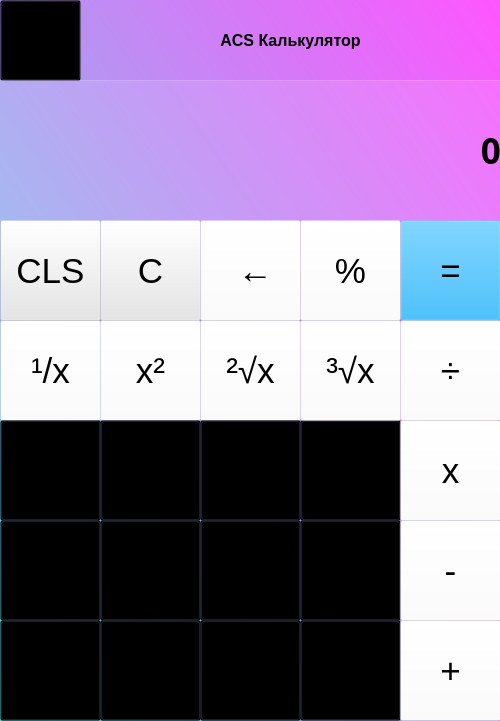
<?xml version="1.0" encoding="UTF-8"?>
<ui version="4.0">
 <class>MainWindow</class>
 <widget class="QMainWindow" name="MainWindow">
  <property name="geometry">
   <rect>
    <x>0</x>
    <y>0</y>
    <width>500</width>
    <height>721</height>
   </rect>
  </property>
  <property name="windowTitle">
   <string>Калькулятор</string>
  </property>
  <property name="styleSheet">
   <string notr="true">background-color: qlineargradient(spread:pad, x1:0, y1:1, x2:1, y2:0, stop:0 rgba(71, 216, 223, 255), stop:1 rgba(255, 55, 255, 255));
</string>
  </property>
  <property name="iconSize">
   <size>
    <width>48</width>
    <height>48</height>
   </size>
  </property>
  <widget class="QWidget" name="centralwidget">
   <widget class="QPushButton" name="MenuButthon">
    <property name="geometry">
     <rect>
      <x>0</x>
      <y>0</y>
      <width>81</width>
      <height>81</height>
     </rect>
    </property>
    <property name="cursor">
     <cursorShape>PointingHandCursor</cursorShape>
    </property>
    <property name="styleSheet">
     <string notr="true">background-color: rgb(0, 0, 0, 5%);</string>
    </property>
    <property name="text">
     <string/>
    </property>
    <property name="icon">
     <iconset>
      <normaloff>Hamburger_icon.svg.png</normaloff>Hamburger_icon.svg.png</iconset>
    </property>
    <property name="iconSize">
     <size>
      <width>60</width>
      <height>60</height>
     </size>
    </property>
   </widget>
   <widget class="QLabel" name="NameLabel">
    <property name="geometry">
     <rect>
      <x>80</x>
      <y>0</y>
      <width>421</width>
      <height>81</height>
     </rect>
    </property>
    <property name="styleSheet">
     <string notr="true">background-color: rgb(255, 255, 255, 15%);</string>
    </property>
    <property name="text">
     <string>&lt;html&gt;&lt;head/&gt;&lt;body&gt;&lt;p&gt;&lt;span style=&quot; font-size:12pt; font-weight:600;&quot;&gt;ACS Калькулятор&lt;/span&gt;&lt;/p&gt;&lt;/body&gt;&lt;/html&gt;</string>
    </property>
    <property name="alignment">
     <set>Qt::AlignCenter</set>
    </property>
    <property name="margin">
     <number>10</number>
    </property>
   </widget>
   <widget class="QPushButton" name="Button1tox">
    <property name="geometry">
     <rect>
      <x>0</x>
      <y>320</y>
      <width>101</width>
      <height>101</height>
     </rect>
    </property>
    <property name="palette">
     <palette>
      <active>
       <colorrole role="WindowText">
        <brush brushstyle="SolidPattern">
         <color alpha="255">
          <red>0</red>
          <green>0</green>
          <blue>0</blue>
         </color>
        </brush>
       </colorrole>
       <colorrole role="Button">
        <brush brushstyle="SolidPattern">
         <color alpha="51">
          <red>255</red>
          <green>255</green>
          <blue>255</blue>
         </color>
        </brush>
       </colorrole>
       <colorrole role="Light">
        <brush brushstyle="SolidPattern">
         <color alpha="255">
          <red>255</red>
          <green>255</green>
          <blue>255</blue>
         </color>
        </brush>
       </colorrole>
       <colorrole role="Midlight">
        <brush brushstyle="SolidPattern">
         <color alpha="255">
          <red>245</red>
          <green>245</green>
          <blue>245</blue>
         </color>
        </brush>
       </colorrole>
       <colorrole role="Dark">
        <brush brushstyle="SolidPattern">
         <color alpha="255">
          <red>117</red>
          <green>117</green>
          <blue>117</blue>
         </color>
        </brush>
       </colorrole>
       <colorrole role="Mid">
        <brush brushstyle="SolidPattern">
         <color alpha="255">
          <red>157</red>
          <green>157</green>
          <blue>157</blue>
         </color>
        </brush>
       </colorrole>
       <colorrole role="Text">
        <brush brushstyle="SolidPattern">
         <color alpha="255">
          <red>0</red>
          <green>0</green>
          <blue>0</blue>
         </color>
        </brush>
       </colorrole>
       <colorrole role="BrightText">
        <brush brushstyle="SolidPattern">
         <color alpha="255">
          <red>255</red>
          <green>255</green>
          <blue>255</blue>
         </color>
        </brush>
       </colorrole>
       <colorrole role="ButtonText">
        <brush brushstyle="SolidPattern">
         <color alpha="255">
          <red>0</red>
          <green>0</green>
          <blue>0</blue>
         </color>
        </brush>
       </colorrole>
       <colorrole role="Base">
        <brush brushstyle="SolidPattern">
         <color alpha="51">
          <red>255</red>
          <green>255</green>
          <blue>255</blue>
         </color>
        </brush>
       </colorrole>
       <colorrole role="Window">
        <brush brushstyle="SolidPattern">
         <color alpha="51">
          <red>255</red>
          <green>255</green>
          <blue>255</blue>
         </color>
        </brush>
       </colorrole>
       <colorrole role="Shadow">
        <brush brushstyle="SolidPattern">
         <color alpha="255">
          <red>0</red>
          <green>0</green>
          <blue>0</blue>
         </color>
        </brush>
       </colorrole>
       <colorrole role="AlternateBase">
        <brush brushstyle="SolidPattern">
         <color alpha="255">
          <red>245</red>
          <green>245</green>
          <blue>245</blue>
         </color>
        </brush>
       </colorrole>
       <colorrole role="ToolTipBase">
        <brush brushstyle="SolidPattern">
         <color alpha="255">
          <red>255</red>
          <green>255</green>
          <blue>220</blue>
         </color>
        </brush>
       </colorrole>
       <colorrole role="ToolTipText">
        <brush brushstyle="SolidPattern">
         <color alpha="255">
          <red>0</red>
          <green>0</green>
          <blue>0</blue>
         </color>
        </brush>
       </colorrole>
      </active>
      <inactive>
       <colorrole role="WindowText">
        <brush brushstyle="SolidPattern">
         <color alpha="255">
          <red>0</red>
          <green>0</green>
          <blue>0</blue>
         </color>
        </brush>
       </colorrole>
       <colorrole role="Button">
        <brush brushstyle="SolidPattern">
         <color alpha="51">
          <red>255</red>
          <green>255</green>
          <blue>255</blue>
         </color>
        </brush>
       </colorrole>
       <colorrole role="Light">
        <brush brushstyle="SolidPattern">
         <color alpha="255">
          <red>255</red>
          <green>255</green>
          <blue>255</blue>
         </color>
        </brush>
       </colorrole>
       <colorrole role="Midlight">
        <brush brushstyle="SolidPattern">
         <color alpha="255">
          <red>245</red>
          <green>245</green>
          <blue>245</blue>
         </color>
        </brush>
       </colorrole>
       <colorrole role="Dark">
        <brush brushstyle="SolidPattern">
         <color alpha="255">
          <red>117</red>
          <green>117</green>
          <blue>117</blue>
         </color>
        </brush>
       </colorrole>
       <colorrole role="Mid">
        <brush brushstyle="SolidPattern">
         <color alpha="255">
          <red>157</red>
          <green>157</green>
          <blue>157</blue>
         </color>
        </brush>
       </colorrole>
       <colorrole role="Text">
        <brush brushstyle="SolidPattern">
         <color alpha="255">
          <red>0</red>
          <green>0</green>
          <blue>0</blue>
         </color>
        </brush>
       </colorrole>
       <colorrole role="BrightText">
        <brush brushstyle="SolidPattern">
         <color alpha="255">
          <red>255</red>
          <green>255</green>
          <blue>255</blue>
         </color>
        </brush>
       </colorrole>
       <colorrole role="ButtonText">
        <brush brushstyle="SolidPattern">
         <color alpha="255">
          <red>0</red>
          <green>0</green>
          <blue>0</blue>
         </color>
        </brush>
       </colorrole>
       <colorrole role="Base">
        <brush brushstyle="SolidPattern">
         <color alpha="51">
          <red>255</red>
          <green>255</green>
          <blue>255</blue>
         </color>
        </brush>
       </colorrole>
       <colorrole role="Window">
        <brush brushstyle="SolidPattern">
         <color alpha="51">
          <red>255</red>
          <green>255</green>
          <blue>255</blue>
         </color>
        </brush>
       </colorrole>
       <colorrole role="Shadow">
        <brush brushstyle="SolidPattern">
         <color alpha="255">
          <red>0</red>
          <green>0</green>
          <blue>0</blue>
         </color>
        </brush>
       </colorrole>
       <colorrole role="AlternateBase">
        <brush brushstyle="SolidPattern">
         <color alpha="255">
          <red>245</red>
          <green>245</green>
          <blue>245</blue>
         </color>
        </brush>
       </colorrole>
       <colorrole role="ToolTipBase">
        <brush brushstyle="SolidPattern">
         <color alpha="255">
          <red>255</red>
          <green>255</green>
          <blue>220</blue>
         </color>
        </brush>
       </colorrole>
       <colorrole role="ToolTipText">
        <brush brushstyle="SolidPattern">
         <color alpha="255">
          <red>0</red>
          <green>0</green>
          <blue>0</blue>
         </color>
        </brush>
       </colorrole>
      </inactive>
      <disabled>
       <colorrole role="WindowText">
        <brush brushstyle="SolidPattern">
         <color alpha="255">
          <red>117</red>
          <green>117</green>
          <blue>117</blue>
         </color>
        </brush>
       </colorrole>
       <colorrole role="Button">
        <brush brushstyle="SolidPattern">
         <color alpha="51">
          <red>255</red>
          <green>255</green>
          <blue>255</blue>
         </color>
        </brush>
       </colorrole>
       <colorrole role="Light">
        <brush brushstyle="SolidPattern">
         <color alpha="255">
          <red>255</red>
          <green>255</green>
          <blue>255</blue>
         </color>
        </brush>
       </colorrole>
       <colorrole role="Midlight">
        <brush brushstyle="SolidPattern">
         <color alpha="255">
          <red>245</red>
          <green>245</green>
          <blue>245</blue>
         </color>
        </brush>
       </colorrole>
       <colorrole role="Dark">
        <brush brushstyle="SolidPattern">
         <color alpha="255">
          <red>117</red>
          <green>117</green>
          <blue>117</blue>
         </color>
        </brush>
       </colorrole>
       <colorrole role="Mid">
        <brush brushstyle="SolidPattern">
         <color alpha="255">
          <red>157</red>
          <green>157</green>
          <blue>157</blue>
         </color>
        </brush>
       </colorrole>
       <colorrole role="Text">
        <brush brushstyle="SolidPattern">
         <color alpha="255">
          <red>117</red>
          <green>117</green>
          <blue>117</blue>
         </color>
        </brush>
       </colorrole>
       <colorrole role="BrightText">
        <brush brushstyle="SolidPattern">
         <color alpha="255">
          <red>255</red>
          <green>255</green>
          <blue>255</blue>
         </color>
        </brush>
       </colorrole>
       <colorrole role="ButtonText">
        <brush brushstyle="SolidPattern">
         <color alpha="255">
          <red>117</red>
          <green>117</green>
          <blue>117</blue>
         </color>
        </brush>
       </colorrole>
       <colorrole role="Base">
        <brush brushstyle="SolidPattern">
         <color alpha="51">
          <red>255</red>
          <green>255</green>
          <blue>255</blue>
         </color>
        </brush>
       </colorrole>
       <colorrole role="Window">
        <brush brushstyle="SolidPattern">
         <color alpha="51">
          <red>255</red>
          <green>255</green>
          <blue>255</blue>
         </color>
        </brush>
       </colorrole>
       <colorrole role="Shadow">
        <brush brushstyle="SolidPattern">
         <color alpha="255">
          <red>0</red>
          <green>0</green>
          <blue>0</blue>
         </color>
        </brush>
       </colorrole>
       <colorrole role="AlternateBase">
        <brush brushstyle="SolidPattern">
         <color alpha="255">
          <red>235</red>
          <green>235</green>
          <blue>235</blue>
         </color>
        </brush>
       </colorrole>
       <colorrole role="ToolTipBase">
        <brush brushstyle="SolidPattern">
         <color alpha="255">
          <red>255</red>
          <green>255</green>
          <blue>220</blue>
         </color>
        </brush>
       </colorrole>
       <colorrole role="ToolTipText">
        <brush brushstyle="SolidPattern">
         <color alpha="255">
          <red>0</red>
          <green>0</green>
          <blue>0</blue>
         </color>
        </brush>
       </colorrole>
      </disabled>
     </palette>
    </property>
    <property name="font">
     <font>
      <pointsize>26</pointsize>
     </font>
    </property>
    <property name="styleSheet">
     <string notr="true">background-color: rgb(255, 255, 255, 20%);</string>
    </property>
    <property name="text">
     <string>¹/x</string>
    </property>
   </widget>
   <widget class="QPushButton" name="Clear">
    <property name="geometry">
     <rect>
      <x>100</x>
      <y>220</y>
      <width>101</width>
      <height>101</height>
     </rect>
    </property>
    <property name="font">
     <font>
      <pointsize>26</pointsize>
     </font>
    </property>
    <property name="styleSheet">
     <string notr="true">background-color: rgb(230, 230, 230, 25%);</string>
    </property>
    <property name="text">
     <string>C</string>
    </property>
   </widget>
   <widget class="QPushButton" name="MegaClear">
    <property name="geometry">
     <rect>
      <x>0</x>
      <y>220</y>
      <width>101</width>
      <height>101</height>
     </rect>
    </property>
    <property name="font">
     <font>
      <pointsize>26</pointsize>
     </font>
    </property>
    <property name="styleSheet">
     <string notr="true">background-color: rgb(230, 230, 230, 25%);
</string>
    </property>
    <property name="text">
     <string>CLS</string>
    </property>
   </widget>
   <widget class="QPushButton" name="Button6">
    <property name="geometry">
     <rect>
      <x>100</x>
      <y>520</y>
      <width>101</width>
      <height>101</height>
     </rect>
    </property>
    <property name="font">
     <font>
      <pointsize>26</pointsize>
     </font>
    </property>
    <property name="styleSheet">
     <string notr="true">background-color: rgb(0, 0, 0, 5%);</string>
    </property>
    <property name="text">
     <string>6</string>
    </property>
   </widget>
   <widget class="QPushButton" name="Button9">
    <property name="geometry">
     <rect>
      <x>0</x>
      <y>620</y>
      <width>101</width>
      <height>101</height>
     </rect>
    </property>
    <property name="font">
     <font>
      <pointsize>26</pointsize>
     </font>
    </property>
    <property name="styleSheet">
     <string notr="true">background-color: rgb(0, 0, 0, 5%);</string>
    </property>
    <property name="text">
     <string>9</string>
    </property>
   </widget>
   <widget class="QPushButton" name="ButtonEqval">
    <property name="geometry">
     <rect>
      <x>400</x>
      <y>220</y>
      <width>101</width>
      <height>101</height>
     </rect>
    </property>
    <property name="palette">
     <palette>
      <active>
       <colorrole role="WindowText">
        <brush brushstyle="SolidPattern">
         <color alpha="255">
          <red>170</red>
          <green>255</green>
          <blue>255</blue>
         </color>
        </brush>
       </colorrole>
       <colorrole role="Button">
        <brush brushstyle="SolidPattern">
         <color alpha="51">
          <red>0</red>
          <green>170</green>
          <blue>255</blue>
         </color>
        </brush>
       </colorrole>
       <colorrole role="Midlight">
        <brush brushstyle="SolidPattern">
         <color alpha="255">
          <red>170</red>
          <green>255</green>
          <blue>255</blue>
         </color>
        </brush>
       </colorrole>
       <colorrole role="Dark">
        <brush brushstyle="SolidPattern">
         <color alpha="255">
          <red>170</red>
          <green>255</green>
          <blue>255</blue>
         </color>
        </brush>
       </colorrole>
       <colorrole role="Mid">
        <brush brushstyle="SolidPattern">
         <color alpha="255">
          <red>170</red>
          <green>255</green>
          <blue>255</blue>
         </color>
        </brush>
       </colorrole>
       <colorrole role="Text">
        <brush brushstyle="SolidPattern">
         <color alpha="255">
          <red>170</red>
          <green>255</green>
          <blue>255</blue>
         </color>
        </brush>
       </colorrole>
       <colorrole role="ButtonText">
        <brush brushstyle="SolidPattern">
         <color alpha="255">
          <red>0</red>
          <green>0</green>
          <blue>0</blue>
         </color>
        </brush>
       </colorrole>
       <colorrole role="Base">
        <brush brushstyle="SolidPattern">
         <color alpha="51">
          <red>0</red>
          <green>170</green>
          <blue>255</blue>
         </color>
        </brush>
       </colorrole>
       <colorrole role="Window">
        <brush brushstyle="SolidPattern">
         <color alpha="51">
          <red>0</red>
          <green>170</green>
          <blue>255</blue>
         </color>
        </brush>
       </colorrole>
      </active>
      <inactive>
       <colorrole role="WindowText">
        <brush brushstyle="SolidPattern">
         <color alpha="255">
          <red>170</red>
          <green>255</green>
          <blue>255</blue>
         </color>
        </brush>
       </colorrole>
       <colorrole role="Button">
        <brush brushstyle="SolidPattern">
         <color alpha="51">
          <red>0</red>
          <green>170</green>
          <blue>255</blue>
         </color>
        </brush>
       </colorrole>
       <colorrole role="Midlight">
        <brush brushstyle="SolidPattern">
         <color alpha="255">
          <red>170</red>
          <green>255</green>
          <blue>255</blue>
         </color>
        </brush>
       </colorrole>
       <colorrole role="Dark">
        <brush brushstyle="SolidPattern">
         <color alpha="255">
          <red>170</red>
          <green>255</green>
          <blue>255</blue>
         </color>
        </brush>
       </colorrole>
       <colorrole role="Mid">
        <brush brushstyle="SolidPattern">
         <color alpha="255">
          <red>170</red>
          <green>255</green>
          <blue>255</blue>
         </color>
        </brush>
       </colorrole>
       <colorrole role="Text">
        <brush brushstyle="SolidPattern">
         <color alpha="255">
          <red>170</red>
          <green>255</green>
          <blue>255</blue>
         </color>
        </brush>
       </colorrole>
       <colorrole role="ButtonText">
        <brush brushstyle="SolidPattern">
         <color alpha="255">
          <red>0</red>
          <green>0</green>
          <blue>0</blue>
         </color>
        </brush>
       </colorrole>
       <colorrole role="Base">
        <brush brushstyle="SolidPattern">
         <color alpha="51">
          <red>0</red>
          <green>170</green>
          <blue>255</blue>
         </color>
        </brush>
       </colorrole>
       <colorrole role="Window">
        <brush brushstyle="SolidPattern">
         <color alpha="51">
          <red>0</red>
          <green>170</green>
          <blue>255</blue>
         </color>
        </brush>
       </colorrole>
      </inactive>
      <disabled>
       <colorrole role="WindowText">
        <brush brushstyle="SolidPattern">
         <color alpha="255">
          <red>170</red>
          <green>255</green>
          <blue>255</blue>
         </color>
        </brush>
       </colorrole>
       <colorrole role="Button">
        <brush brushstyle="SolidPattern">
         <color alpha="51">
          <red>0</red>
          <green>170</green>
          <blue>255</blue>
         </color>
        </brush>
       </colorrole>
       <colorrole role="Midlight">
        <brush brushstyle="SolidPattern">
         <color alpha="255">
          <red>170</red>
          <green>255</green>
          <blue>255</blue>
         </color>
        </brush>
       </colorrole>
       <colorrole role="Dark">
        <brush brushstyle="SolidPattern">
         <color alpha="255">
          <red>170</red>
          <green>255</green>
          <blue>255</blue>
         </color>
        </brush>
       </colorrole>
       <colorrole role="Mid">
        <brush brushstyle="SolidPattern">
         <color alpha="255">
          <red>170</red>
          <green>255</green>
          <blue>255</blue>
         </color>
        </brush>
       </colorrole>
       <colorrole role="Text">
        <brush brushstyle="SolidPattern">
         <color alpha="255">
          <red>170</red>
          <green>255</green>
          <blue>255</blue>
         </color>
        </brush>
       </colorrole>
       <colorrole role="ButtonText">
        <brush brushstyle="SolidPattern">
         <color alpha="255">
          <red>170</red>
          <green>255</green>
          <blue>255</blue>
         </color>
        </brush>
       </colorrole>
       <colorrole role="Base">
        <brush brushstyle="SolidPattern">
         <color alpha="51">
          <red>0</red>
          <green>170</green>
          <blue>255</blue>
         </color>
        </brush>
       </colorrole>
       <colorrole role="Window">
        <brush brushstyle="SolidPattern">
         <color alpha="51">
          <red>0</red>
          <green>170</green>
          <blue>255</blue>
         </color>
        </brush>
       </colorrole>
      </disabled>
     </palette>
    </property>
    <property name="font">
     <font>
      <pointsize>26</pointsize>
     </font>
    </property>
    <property name="autoFillBackground">
     <bool>false</bool>
    </property>
    <property name="styleSheet">
     <string notr="true">background-color: rgb(0, 170, 255, 20%);</string>
    </property>
    <property name="text">
     <string>=</string>
    </property>
   </widget>
   <widget class="QPushButton" name="Button7">
    <property name="geometry">
     <rect>
      <x>200</x>
      <y>520</y>
      <width>101</width>
      <height>101</height>
     </rect>
    </property>
    <property name="font">
     <font>
      <pointsize>26</pointsize>
     </font>
    </property>
    <property name="styleSheet">
     <string notr="true">background-color: rgb(0, 0, 0, 5%);</string>
    </property>
    <property name="text">
     <string>7</string>
    </property>
   </widget>
   <widget class="QPushButton" name="ButtonZ">
    <property name="geometry">
     <rect>
      <x>100</x>
      <y>620</y>
      <width>101</width>
      <height>101</height>
     </rect>
    </property>
    <property name="font">
     <font>
      <pointsize>26</pointsize>
     </font>
    </property>
    <property name="styleSheet">
     <string notr="true">background-color: rgb(0, 0, 0, 20%);</string>
    </property>
    <property name="text">
     <string>,</string>
    </property>
   </widget>
   <widget class="QPushButton" name="Koren2">
    <property name="geometry">
     <rect>
      <x>200</x>
      <y>320</y>
      <width>101</width>
      <height>101</height>
     </rect>
    </property>
    <property name="font">
     <font>
      <pointsize>26</pointsize>
     </font>
    </property>
    <property name="styleSheet">
     <string notr="true">background-color: rgb(255, 255, 255, 20%);</string>
    </property>
    <property name="text">
     <string>²√x</string>
    </property>
   </widget>
   <widget class="QPushButton" name="Button0">
    <property name="geometry">
     <rect>
      <x>300</x>
      <y>620</y>
      <width>101</width>
      <height>101</height>
     </rect>
    </property>
    <property name="font">
     <font>
      <pointsize>26</pointsize>
     </font>
    </property>
    <property name="styleSheet">
     <string notr="true">background-color: rgb(0, 0, 0, 5%);</string>
    </property>
    <property name="text">
     <string>0</string>
    </property>
   </widget>
   <widget class="QPushButton" name="Button8">
    <property name="geometry">
     <rect>
      <x>300</x>
      <y>520</y>
      <width>101</width>
      <height>101</height>
     </rect>
    </property>
    <property name="font">
     <font>
      <pointsize>26</pointsize>
     </font>
    </property>
    <property name="styleSheet">
     <string notr="true">background-color: rgb(0, 0, 0, 5%);</string>
    </property>
    <property name="text">
     <string>8</string>
    </property>
   </widget>
   <widget class="QPushButton" name="Button4">
    <property name="geometry">
     <rect>
      <x>300</x>
      <y>420</y>
      <width>101</width>
      <height>101</height>
     </rect>
    </property>
    <property name="font">
     <font>
      <pointsize>26</pointsize>
     </font>
    </property>
    <property name="styleSheet">
     <string notr="true">background-color: rgb(0, 0, 0, 5%);</string>
    </property>
    <property name="text">
     <string>4</string>
    </property>
   </widget>
   <widget class="QPushButton" name="Button1">
    <property name="geometry">
     <rect>
      <x>0</x>
      <y>420</y>
      <width>101</width>
      <height>101</height>
     </rect>
    </property>
    <property name="font">
     <font>
      <pointsize>26</pointsize>
     </font>
    </property>
    <property name="styleSheet">
     <string notr="true">background-color: rgb(0, 0, 0, 5%);</string>
    </property>
    <property name="text">
     <string>1</string>
    </property>
   </widget>
   <widget class="QPushButton" name="ButthonPM">
    <property name="geometry">
     <rect>
      <x>200</x>
      <y>620</y>
      <width>101</width>
      <height>101</height>
     </rect>
    </property>
    <property name="font">
     <font>
      <pointsize>26</pointsize>
     </font>
    </property>
    <property name="styleSheet">
     <string notr="true">background-color: rgb(0, 0, 0, 20%);</string>
    </property>
    <property name="text">
     <string>±</string>
    </property>
   </widget>
   <widget class="QPushButton" name="Button5">
    <property name="geometry">
     <rect>
      <x>0</x>
      <y>520</y>
      <width>101</width>
      <height>101</height>
     </rect>
    </property>
    <property name="font">
     <font>
      <pointsize>26</pointsize>
     </font>
    </property>
    <property name="styleSheet">
     <string notr="true">background-color: rgb(0, 0, 0, 5%);</string>
    </property>
    <property name="text">
     <string>5</string>
    </property>
   </widget>
   <widget class="QPushButton" name="PuttonPlus">
    <property name="geometry">
     <rect>
      <x>400</x>
      <y>620</y>
      <width>101</width>
      <height>101</height>
     </rect>
    </property>
    <property name="font">
     <font>
      <pointsize>26</pointsize>
     </font>
    </property>
    <property name="styleSheet">
     <string notr="true">background-color: rgb(255, 255, 255, 20%);</string>
    </property>
    <property name="text">
     <string>+</string>
    </property>
   </widget>
   <widget class="QPushButton" name="ButtonMinus">
    <property name="geometry">
     <rect>
      <x>400</x>
      <y>520</y>
      <width>101</width>
      <height>101</height>
     </rect>
    </property>
    <property name="font">
     <font>
      <pointsize>26</pointsize>
     </font>
    </property>
    <property name="styleSheet">
     <string notr="true">background-color: rgb(255, 255, 255, 20%);</string>
    </property>
    <property name="text">
     <string>-</string>
    </property>
   </widget>
   <widget class="QPushButton" name="ButtonYmn">
    <property name="geometry">
     <rect>
      <x>400</x>
      <y>420</y>
      <width>101</width>
      <height>101</height>
     </rect>
    </property>
    <property name="font">
     <font>
      <pointsize>26</pointsize>
     </font>
    </property>
    <property name="styleSheet">
     <string notr="true">background-color: rgb(255, 255, 255, 20%);</string>
    </property>
    <property name="text">
     <string>x</string>
    </property>
   </widget>
   <widget class="QPushButton" name="Koren3">
    <property name="geometry">
     <rect>
      <x>300</x>
      <y>320</y>
      <width>101</width>
      <height>101</height>
     </rect>
    </property>
    <property name="font">
     <font>
      <pointsize>26</pointsize>
     </font>
    </property>
    <property name="styleSheet">
     <string notr="true">background-color: rgb(255, 255, 255, 20%);</string>
    </property>
    <property name="text">
     <string>³√x</string>
    </property>
   </widget>
   <widget class="QPushButton" name="ButtonX2">
    <property name="geometry">
     <rect>
      <x>100</x>
      <y>320</y>
      <width>101</width>
      <height>101</height>
     </rect>
    </property>
    <property name="font">
     <font>
      <pointsize>26</pointsize>
     </font>
    </property>
    <property name="styleSheet">
     <string notr="true">background-color: rgb(255, 255, 255, 20%);</string>
    </property>
    <property name="text">
     <string>x²</string>
    </property>
   </widget>
   <widget class="QPushButton" name="Button2">
    <property name="geometry">
     <rect>
      <x>100</x>
      <y>420</y>
      <width>101</width>
      <height>101</height>
     </rect>
    </property>
    <property name="font">
     <font>
      <pointsize>26</pointsize>
     </font>
    </property>
    <property name="styleSheet">
     <string notr="true">background-color: rgb(0, 0, 0, 5%);</string>
    </property>
    <property name="text">
     <string>2</string>
    </property>
   </widget>
   <widget class="QPushButton" name="ButtonDel">
    <property name="geometry">
     <rect>
      <x>400</x>
      <y>320</y>
      <width>101</width>
      <height>101</height>
     </rect>
    </property>
    <property name="font">
     <font>
      <pointsize>26</pointsize>
     </font>
    </property>
    <property name="styleSheet">
     <string notr="true">background-color: rgb(255, 255, 255, 20%);</string>
    </property>
    <property name="text">
     <string>÷</string>
    </property>
   </widget>
   <widget class="QPushButton" name="Button3">
    <property name="geometry">
     <rect>
      <x>200</x>
      <y>420</y>
      <width>101</width>
      <height>101</height>
     </rect>
    </property>
    <property name="font">
     <font>
      <pointsize>26</pointsize>
     </font>
    </property>
    <property name="styleSheet">
     <string notr="true">background-color: rgb(0, 0, 0, 5%);</string>
    </property>
    <property name="text">
     <string>3</string>
    </property>
   </widget>
   <widget class="QPushButton" name="Delite">
    <property name="geometry">
     <rect>
      <x>200</x>
      <y>220</y>
      <width>101</width>
      <height>101</height>
     </rect>
    </property>
    <property name="font">
     <font>
      <pointsize>26</pointsize>
     </font>
    </property>
    <property name="autoFillBackground">
     <bool>false</bool>
    </property>
    <property name="styleSheet">
     <string notr="true">background-color: rgb(255, 255, 255, 25%);</string>
    </property>
    <property name="text">
     <string> ←</string>
    </property>
   </widget>
   <widget class="QPushButton" name="PersentButton">
    <property name="geometry">
     <rect>
      <x>300</x>
      <y>220</y>
      <width>101</width>
      <height>101</height>
     </rect>
    </property>
    <property name="font">
     <font>
      <pointsize>26</pointsize>
     </font>
    </property>
    <property name="styleSheet">
     <string notr="true">background-color: rgb(255, 255, 255, 25%);</string>
    </property>
    <property name="text">
     <string>%</string>
    </property>
   </widget>
   <widget class="QLabel" name="label">
    <property name="geometry">
     <rect>
      <x>0</x>
      <y>80</y>
      <width>501</width>
      <height>141</height>
     </rect>
    </property>
    <property name="font">
     <font>
      <family>Teko SemiBold</family>
      <pointsize>26</pointsize>
      <weight>75</weight>
      <bold>true</bold>
     </font>
    </property>
    <property name="layoutDirection">
     <enum>Qt::RightToLeft</enum>
    </property>
    <property name="styleSheet">
     <string notr="true">background-color: rgb(255, 255, 255, 25%);</string>
    </property>
    <property name="text">
     <string>0</string>
    </property>
    <property name="alignment">
     <set>Qt::AlignRight|Qt::AlignTrailing|Qt::AlignVCenter</set>
    </property>
    <property name="margin">
     <number>10</number>
    </property>
   </widget>
  </widget>
 </widget>
 <resources/>
 <connections/>
</ui>
